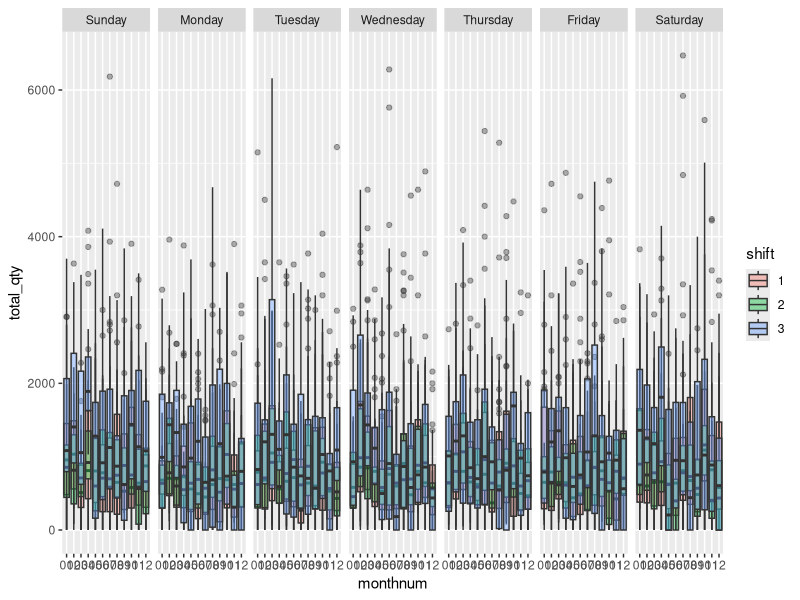
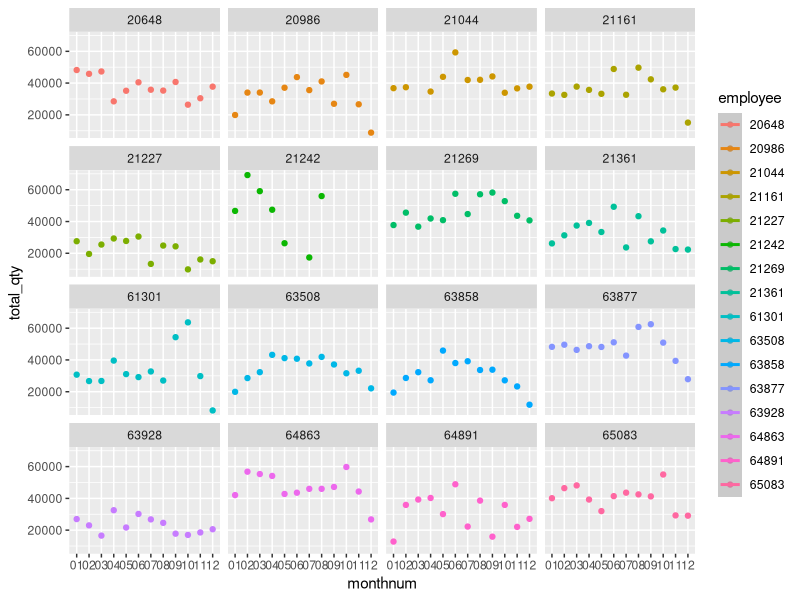

Generate these figures, in order, with R: (Note: this script raises an error after producing the figures.)
# setting up working directory
setwd("~/Dropbox")
rm(list=ls())

# reading the .csv file into R
orwell_original <- read.csv("Orwell-PRS3R-2016.csv", header = TRUE)

# loading required package
require(tidyverse)

# subsetting by only selecting relevant variables
orwell <- select(orwell_original, Posting.Date, Machine.Number, Grade, 
                 Material, Order, Employee.Number, Shifts, Confirmed.Qty, 
                 Scrap.Actual, Machining.Plan, Machining.Actual, Labor.Actual)

# changing column names to lower case and easy to read (I like that)
colnames(orwell) <- c("date", "machine", "grade", "material", 
                      "order", "employee", "shift", "qty", "scrap", 
                      "machine_plan", "machine_actual", "labor_actual")

# converting required variables to factor

orwell$scrap <- as.numeric(orwell$scrap)
orwell$qty <- as.numeric(orwell$qty)
orwell$shift <- as.factor(orwell$shift)
orwell$order <- as.factor(orwell$order)
orwell$material <- as.factor(orwell$material)
orwell$date <- as.Date(orwell$date, format = "%d.%m.%Y")
orwell$month <- months(orwell$date)
orwell$monthnum <- as.factor(format(orwell$date, "%m"))
orwell$weekdays <- as.factor(weekdays(orwell$date))

# setting ordered factor for months and weeks

orwell$month <- factor(orwell$month,levels=c(
  "January","February","March","April","May","June", "July",
  "August", "September", "October", "November", "December"),ordered=TRUE)

orwell$weekdays <- factor(orwell$weekdays,levels=c(
  "Sunday", "Monday", "Tuesday", "Wednesday", "Thursday", 
  "Friday", "Saturday"),ordered=TRUE)

# s <- orwell %>% filter(machine != c(
# '#', '002804', '005241', '0', '008449 E', '043101 V', '1271', 
# '1459', '34283', 'INE: 005', '5241100', '7992', '8137', '8150', 
# '8159', '8240', '8276', '8449', '8454', '8559', '90593'))

# or should I just create a data frame containing 10 machine I need
# which one is easier? I think second one
# so lets get started

orwell <- filter(orwell, machine %in% c(
  "28045", "32108", "43101", "50591", "50592", "50593", "50696", "52411", "52412"))

orwell <- filter(orwell, employee %in% c(
  "20648", "20986", "21044", "21161", "21227", "21242",
  "21269", "21361", "61301","63508", "63858", "63877", "63928", 
  "64863", "64891", "65083"))

operator <- orwell %>%
  group_by(machine, monthnum, weekdays, shift, employee) %>%
  summarise(
    total_qty = sum(qty, na.rm=TRUE),
    total_scrap = sum(scrap, na.rm=TRUE)
  )

#ggplot(data=operator, mapping = aes(x = monthnum, y = total_qty)) + 
#  geom_boxplot(mapping = aes(color = shift))

#ggplot(data=operator, mapping = aes(x = monthnum, y = total_qty)) + 
#  geom_boxplot() + facet_grid(machine~weekdays)

# try to sumperimpose shift data over each other
ggplot(data=operator, mapping = aes(x = monthnum, y = total_qty)) + 
  geom_boxplot(mapping = aes(fill = shift), position="identity", alpha=0.40) + facet_grid(.~weekdays)

# can we see how employee output changes over months? 
# To make below work, we need a different tibble
# ggplot(data=operator, mapping = aes(x = monthnum, y = total_qty)) +
#   geom_smooth() + facet_wrap(~employee)


op <- orwell %>%
  group_by(monthnum, employee) %>%
  summarise(
    total_qty = sum(qty, na.rm=TRUE),
    total_scrap = sum(scrap, na.rm=TRUE)
  )

# the bitch was converting monthnum or month from factor into numeric value
# to make geom_smooth work
# THIS IS IMPORTANT TO REMEMBER
# op$monthnum <- as.numeric(op$monthnum)

ggplot(data=op, mapping = aes(x = monthnum, y = total_qty, color = employee)) + 
  geom_point() + geom_smooth() + facet_wrap(~employee)

# this plot is worth looking at 
ggplot(data=op, mapping = aes(x = monthnum, y = total_qty)) + 
  +   geom_point(aes(size = 0.5)) + facet_wrap(~employee)

mat <- orwell %>%
  group_by(material) %>%
  summarise(
    total_qty = sum(qty),
    count = n()
  )

# change the total_qty value to change number of materials selected
# I'm using 10,000 so I can focus on 67 materials only
mat <- filter(mat, total_qty>=10000)

# highest quantity orders at the top
arrange(mat, desc(total_qty))

# now lets see if the machine time for orders reported changed with MII
# for that we need to summarise data by month and order

change <- orwell %>%
  group_by(monthnum, material, order) %>%
  summarise(
    total_machine_plan = sum(machine_plan, na.rm=TRUE),
    total_machine_actual = sum(machine_actual, na.rm=TRUE)
  )



